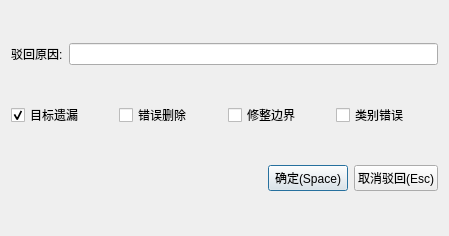
<?xml version="1.0" encoding="UTF-8"?>
<ui version="4.0">
 <class>web_selectRejectReasonDialog</class>
 <widget class="QDialog" name="web_selectRejectReasonDialog">
  <property name="geometry">
   <rect>
    <x>0</x>
    <y>0</y>
    <width>449</width>
    <height>236</height>
   </rect>
  </property>
  <property name="windowTitle">
   <string>选择驳回原因</string>
  </property>
  <layout class="QVBoxLayout" name="verticalLayout">
   <item>
    <layout class="QHBoxLayout" name="horizontalLayout_22">
     <item>
      <widget class="BodyLabel" name="BodyLabel">
       <property name="text">
        <string>驳回原因:</string>
       </property>
      </widget>
     </item>
     <item>
      <widget class="LineEdit" name="reasonLE">
       <property name="maxLength">
        <number>40</number>
       </property>
      </widget>
     </item>
    </layout>
   </item>
   <item>
    <layout class="QHBoxLayout" name="horizontalLayout_24">
     <item>
      <widget class="CheckBox" name="missCb">
       <property name="text">
        <string>目标遗漏</string>
       </property>
       <property name="checked">
        <bool>true</bool>
       </property>
      </widget>
     </item>
     <item>
      <widget class="CheckBox" name="faultCb">
       <property name="text">
        <string>错误删除</string>
       </property>
      </widget>
     </item>
     <item>
      <widget class="CheckBox" name="trimCb">
       <property name="text">
        <string>修整边界</string>
       </property>
      </widget>
     </item>
     <item>
      <widget class="CheckBox" name="classFaultCb">
       <property name="text">
        <string>类别错误</string>
       </property>
      </widget>
     </item>
    </layout>
   </item>
   <item>
    <layout class="QHBoxLayout" name="horizontalLayout_23">
     <item>
      <spacer name="horizontalSpacer">
       <property name="orientation">
        <enum>Qt::Horizontal</enum>
       </property>
       <property name="sizeHint" stdset="0">
        <size>
         <width>40</width>
         <height>20</height>
        </size>
       </property>
      </spacer>
     </item>
     <item>
      <widget class="PrimaryPushButton" name="okPb">
       <property name="text">
        <string>确定(Space)</string>
       </property>
       <property name="shortcut">
        <string>Space</string>
       </property>
      </widget>
     </item>
     <item>
      <widget class="PrimaryPushButton" name="cancelPb">
       <property name="text">
        <string>取消驳回(Esc)</string>
       </property>
       <property name="shortcut">
        <string>Esc</string>
       </property>
      </widget>
     </item>
    </layout>
   </item>
  </layout>
 </widget>
 <customwidgets>
  <customwidget>
   <class>CheckBox</class>
   <extends>QCheckBox</extends>
   <header>qfluentwidgets</header>
  </customwidget>
  <customwidget>
   <class>PushButton</class>
   <extends>QPushButton</extends>
   <header>qfluentwidgets</header>
  </customwidget>
  <customwidget>
   <class>PrimaryPushButton</class>
   <extends>PushButton</extends>
   <header>qfluentwidgets</header>
  </customwidget>
  <customwidget>
   <class>BodyLabel</class>
   <extends>QLabel</extends>
   <header>qfluentwidgets</header>
  </customwidget>
  <customwidget>
   <class>LineEdit</class>
   <extends>QLineEdit</extends>
   <header>qfluentwidgets</header>
  </customwidget>
 </customwidgets>
 <resources/>
 <connections/>
 <buttongroups>
  <buttongroup name="buttonGroup"/>
 </buttongroups>
</ui>
